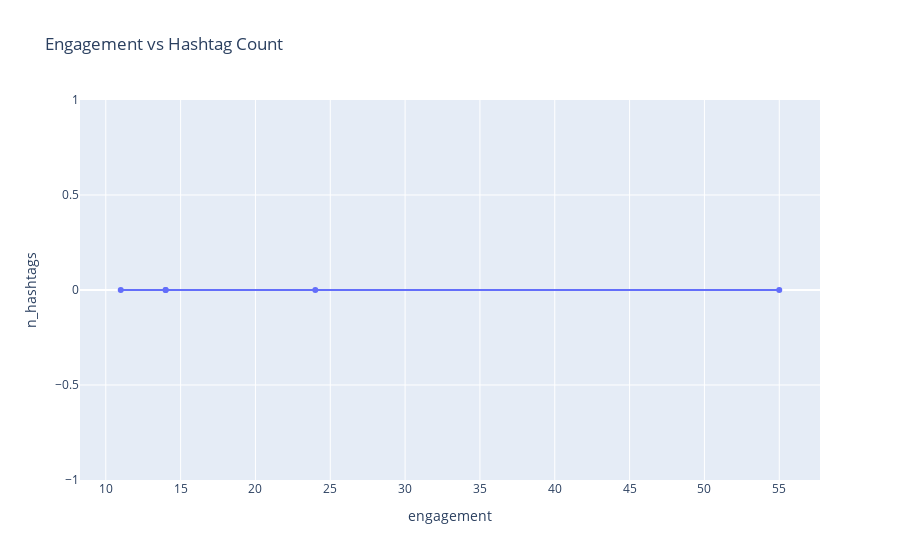
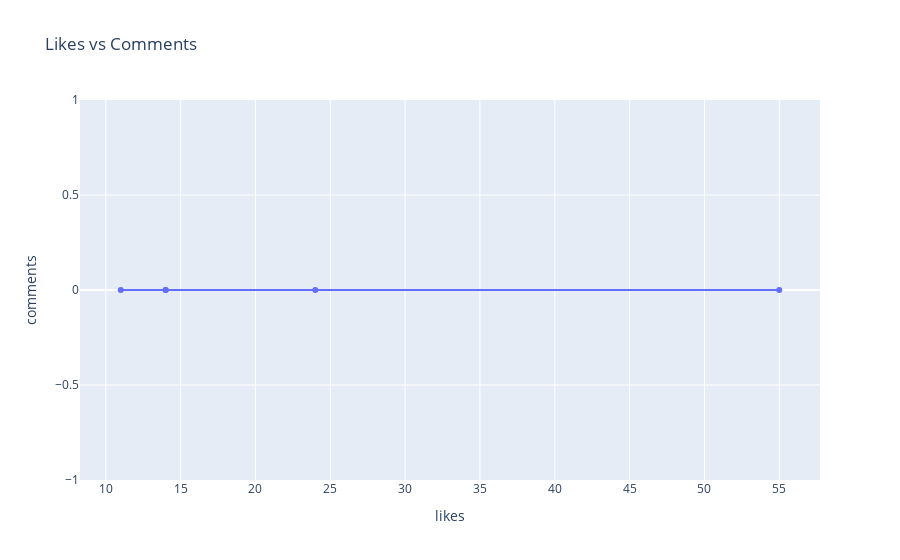

The notebook cell saved with these charts, in order:
### Code cell
# Plotly scatter examples (like the tutorial)

px.scatter(df, x="engagement", y="n_hashtags", trendline="ols",
           title="Engagement vs Hashtag Count").show()

px.scatter(df, x="likes", y="comments", trendline="ols",
           title="Likes vs Comments").show()

### Figure 1 — Plotly figure (JSON) as saved in the notebook; plotly's stock layout.template omitted (floating-point values rounded to 4 significant figures)
{"data": [{"hovertemplate": "engagement=%{x}<br>n_hashtags=%{y}<extra></extra>", "legendgroup": "", "marker": {"color": "#636efa", "symbol": "circle"}, "mode": "markers", "name": "", "orientation": "v", "showlegend": false, "type": "scatter", "x": [24, 14, 14, 55, 11], "xaxis": "x", "y": [0, 0, 0, 0, 0], "yaxis": "y"}, {"hovertemplate": "<b>OLS trendline</b><br>n_hashtags = 0 * engagement + 0<br>R<sup>2</sup>=nan<br><br>engagement=%{x}<br>n_hashtags=%{y} <b>(trend)</b><extra></extra>", "legendgroup": "", "marker": {"color": "#636efa", "symbol": "circle"}, "mode": "lines", "name": "", "showlegend": false, "type": "scatter", "x": [11, 14, 14, 24, 55], "xaxis": "x", "y": [0.0, 0.0, 0.0, 0.0, 0.0], "yaxis": "y"}], "layout": {"legend": {"tracegroupgap": 0}, "title": {"text": "Engagement vs Hashtag Count"}, "xaxis": {"anchor": "y", "domain": [0, 1], "title": {"text": "engagement"}}, "yaxis": {"anchor": "x", "domain": [0, 1], "title": {"text": "n_hashtags"}}}}

### Figure 2 — Plotly figure (JSON) as saved in the notebook; plotly's stock layout.template omitted (floating-point values rounded to 4 significant figures)
{"data": [{"hovertemplate": "likes=%{x}<br>comments=%{y}<extra></extra>", "legendgroup": "", "marker": {"color": "#636efa", "symbol": "circle"}, "mode": "markers", "name": "", "orientation": "v", "showlegend": false, "type": "scatter", "x": [24, 14, 14, 55, 11], "xaxis": "x", "y": [0, 0, 0, 0, 0], "yaxis": "y"}, {"hovertemplate": "<b>OLS trendline</b><br>comments = 0 * likes + 0<br>R<sup>2</sup>=nan<br><br>likes=%{x}<br>comments=%{y} <b>(trend)</b><extra></extra>", "legendgroup": "", "marker": {"color": "#636efa", "symbol": "circle"}, "mode": "lines", "name": "", "showlegend": false, "type": "scatter", "x": [11, 14, 14, 24, 55], "xaxis": "x", "y": [0.0, 0.0, 0.0, 0.0, 0.0], "yaxis": "y"}], "layout": {"legend": {"tracegroupgap": 0}, "title": {"text": "Likes vs Comments"}, "xaxis": {"anchor": "y", "domain": [0, 1], "title": {"text": "likes"}}, "yaxis": {"anchor": "x", "domain": [0, 1], "title": {"text": "comments"}}}}
